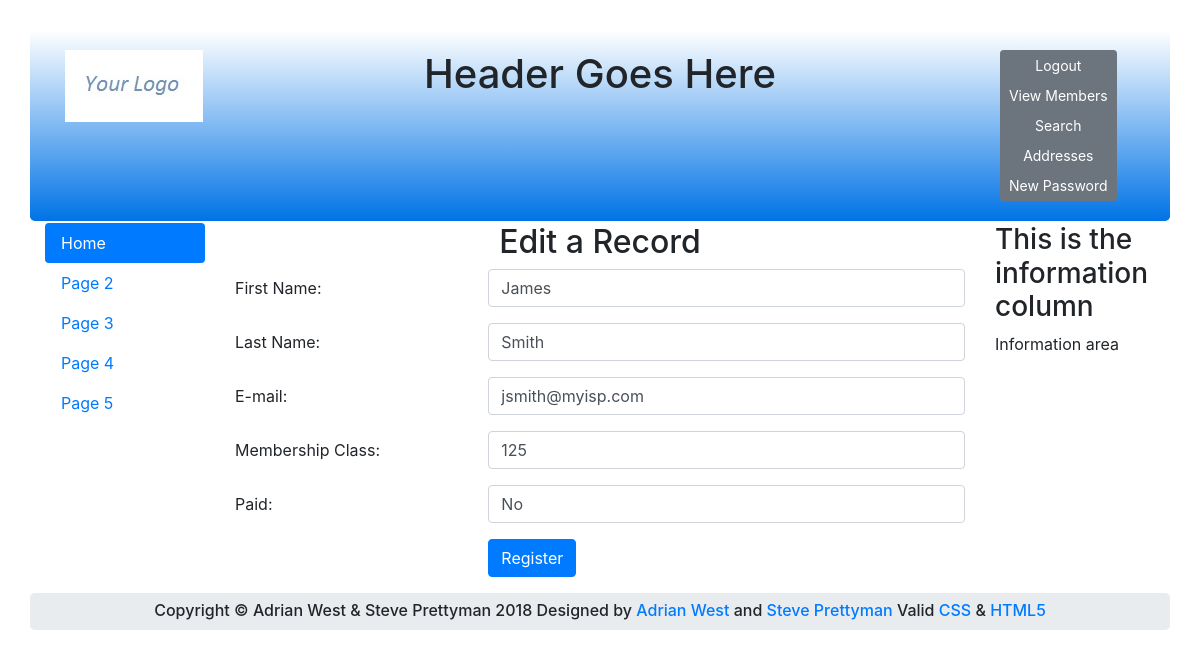
Screenshot of /edit_user.php?id=1 with the database file from the repository.
### tables this page shows
CREATE TABLE `users` (
  `userid` mediumint(6) UNSIGNED NOT NULL,
  `first_name` varchar(30) NOT NULL,
  `last_name` varchar(40) NOT NULL,
  `email` varchar(50) NOT NULL,
  `password` char(60) NOT NULL,
  `registration_date` datetime NOT NULL,
  `user_level` tinyint(1) NOT NULL,
  `address1` varchar(50) NOT NULL,
  `address2` varchar(50) DEFAULT NULL,
  `city` varchar(50) NOT NULL,
  `state_country` char(25) NOT NULL,
  `zcode_pcode` char(10) NOT NULL,
  `phone` char(15) DEFAULT NULL,
  `paid` enum('No','Yes') NOT NULL,
  `class` char(20) NOT NULL
);

### process_edit_record.php (the view, shortened to what this page needs)
<?php
try
{
if ( (isset($_GET['id'])) && (is_numeric($_GET['id'])) ) {
    $id = htmlspecialchars($_GET['id'], ENT_QUOTES);
} elseif ( (isset($_POST['id'])) && (is_numeric($_POST['id'])) ) {
	$id = htmlspecialchars($_POST['id'], ENT_QUOTES);
} else {
	echo '<p class="text-center">This page has been accessed in error.</p>';
	include ('footer.php');
	exit();
}
require ('./mysqli_connect.php');
	$q = mysqli_stmt_init($dbcon);
	$query =
	"SELECT first_name, last_name, email, class, paid FROM users WHERE userid=?";
    mysqli_stmt_prepare($q, $query);
	mysqli_stmt_bind_param($q, 'i', $id);
    mysqli_stmt_execute($q);
	$result = mysqli_stmt_get_result($q);
	$row = mysqli_fetch_array($result, MYSQLI_NUM);
if (mysqli_num_rows($result) == 1) {
?>
<h2 class="h2 text-center">Edit a Record</h2>
<form action="edit_user.php" method="post"
	name="editform" id="editform">
  <div class="form-group row">
  <label for="first_name" class="col-sm-4 col-form-label">First Name:</label>
  <div class="col-sm-8">
  <input type="text" class="form-control" id="first_name" name="first_name"
  placeholder="First Name" maxlength="30" required
	  value="<?php echo htmlspecialchars($row[0], ENT_QUOTES); ?>" >
    </div>
  </div>
  <div class="form-group row">
    <label for="last_name" class="col-sm-4 col-form-label">Last Name:</label>
    <div class="col-sm-8">
      <input type="text" class="form-control" id="last_name" name="last_name"
	  placeholder="Last Name" maxlength="40" required
	  value="<?php echo htmlspecialchars($row[1], ENT_QUOTES); ?>">
    </div>
  </div>
<div class="form-group row">
    <label for="email" class="col-sm-4 col-form-label">E-mail:</label>
    <div class="col-sm-8">
      <input type="email" class="form-control" id="email" name="email"
	  placeholder="E-mail" maxlength="60" required
	  value="<?php echo htmlspecialchars($row[2], ENT_QUOTES); ?>">
    </div>
  </div>
 <div class="form-group row">
    <label for="class" class="col-sm-4 col-form-label">Membership Class:</label>
    <div class="col-sm-8">
      <input type="text" class="form-control" id="class" name="class"
	  placeholder="Membership Class" maxlength="60" required
	  value="<?php echo htmlspecialchars($row[3], ENT_QUOTES); ?>">
    </div>
  </div>
 <div class="form-group row">
    <label for="paid" class="col-sm-4 col-form-label">Paid:</label>
    <div class="col-sm-8">
      <input type="text" class="form-control" id="paid" name="paid"
	  placeholder="Paid" maxlength="60" required
	  value="<?php echo htmlspecialchars($row[4], ENT_QUOTES); ?>">
    </div>
  </div>
<div class="form-group row">
    <label for="" class="col-sm-4 col-form-label"></label>
    <div class="col-sm-8">
	<input id="submit" class="btn btn-primary" type="submit" name="submit" value="Register">
    </div>
	</div>
	</form>
<?php
} else {
	echo '<p class="text-center">This page has been accessed in error.</p>';
}
}
catch(Exception $e)
{
	print "The system is busy. Please try later";
}catch(Error $e)
{
	print "The system is currently busy. Please try again later";
}
?>

### rows the page displays
users: first_name "James", last_name "Smith", email "jsmith@myisp.com", class "125", paid "No"
